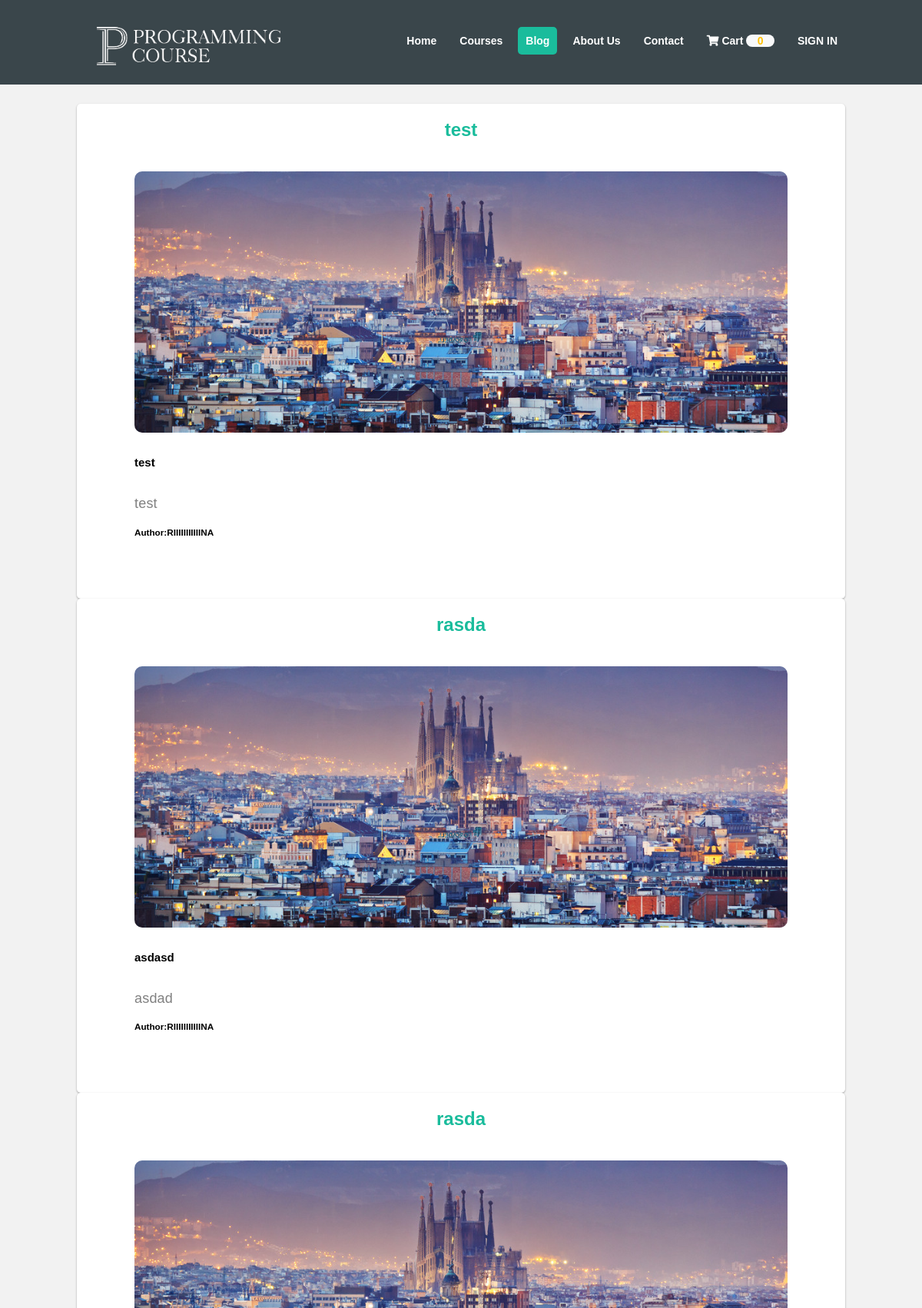
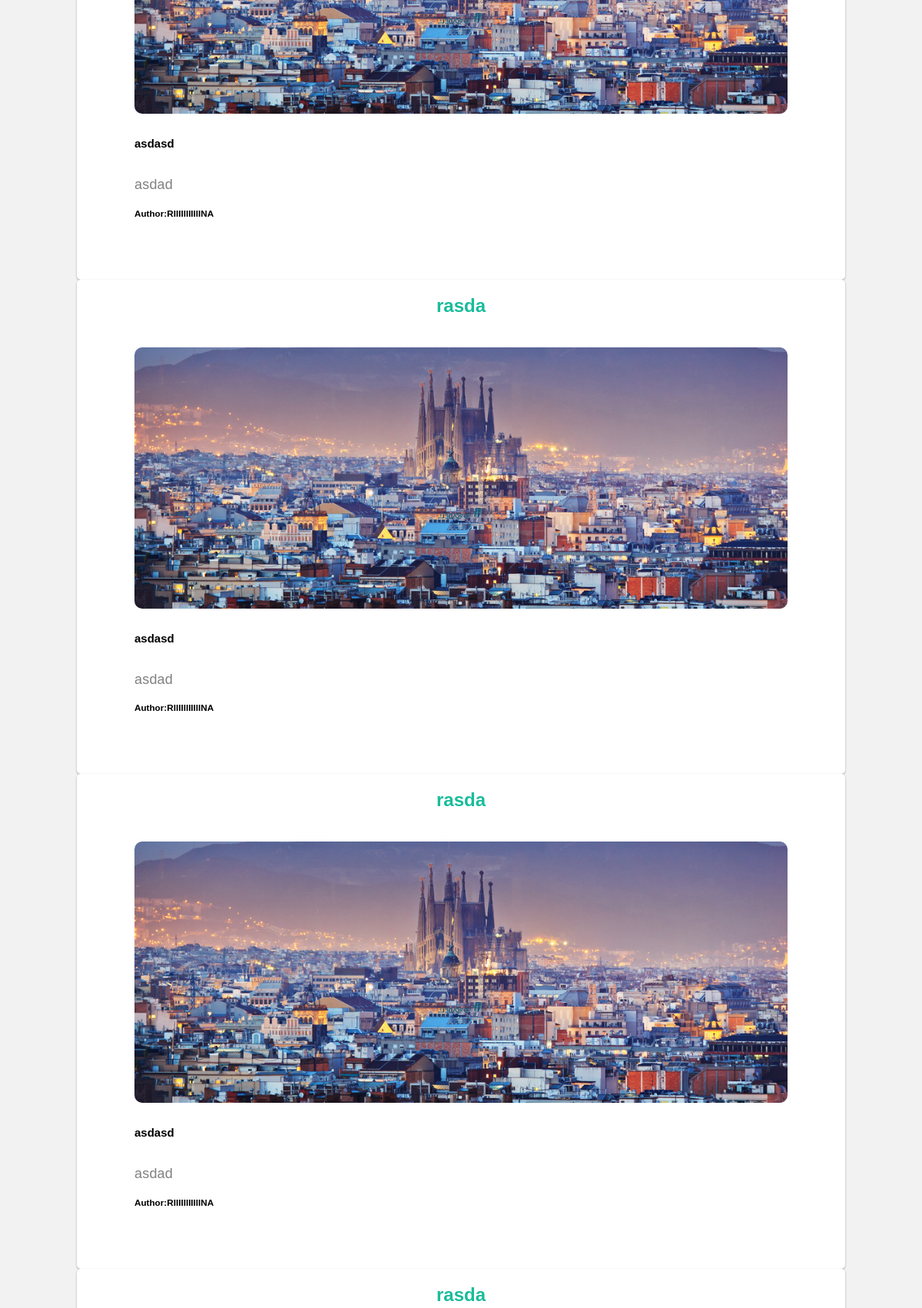
Screenshot of /blog.php (upper part) with the database file from the repository (2 pictures, top to bottom).
### tables this page shows
CREATE TABLE `blogs` (
  `ID` int(11) NOT NULL,
  `Name` varchar(100) NOT NULL,
  `Description` longtext NOT NULL,
  `Image` varchar(100) NOT NULL,
  `User_id` int(11) NOT NULL,
  `Titulli2` longtext NOT NULL
);

CREATE TABLE `user` (
  `ID` int(11) NOT NULL,
  `Name` varchar(50) NOT NULL,
  `Email` varchar(50) NOT NULL,
  `Password` varchar(20) NOT NULL,
  `isAdmin` tinyint(1) NOT NULL DEFAULT 0
);

### blog.php (the view, shortened to what this page needs)
<?php
$obj = new Connection();
$connection = $obj->getConnection();
$sql = "Select * from blogs;";
$result = mysqli_query($connection, $sql);
?>
<!DOCTYPE html>
<html lang="en">
<head>
    <link rel="stylesheet" href="css/blog.css">
    <link rel="stylesheet" href="https://cdnjs.cloudflare.com/ajax/libs/font-awesome/5.13.0/css/all.min.css" />
</head>
<body class="">
    <div id="header">
        <div class="header wrapper">
            <div class="logo">
                <a href="home.html">
                    <img src="imgs/pgcourse.png" alt="">
                </a>
            </div>
            <div class="navigation-menu">
                <ul class="Dynamic Contact">
                    <li id="HomeNav">
                        <a href="home.php">Home</a>
                    </li>
                    <li id="CoursesNav">
                        <a href="courses.php">Courses</a>
                    </li>
                    <li id="BlogNav">
                        <a href="blog.php">Blog</a>
                    </li>
                    <li id="AboutNav">
                        <a href="about.php">About Us</a>
                    </li>
                    <li id="ContactNav">
                        <a href="contact.php">Contact</a>
                    </li>
                    <li id="CartNav">
                        <a href="cart.php"><i class="fas fa-shopping-cart"></i> Cart
                        <?php
                        if (isset($_SESSION['cart'])){
                            $count = count($_SESSION['cart']);
                            echo "<span id=\"cart_count\" class=\"text light\">$count</span>";
                        }else{
                            echo "<span id=\"cart_count\" class=\"text light\">0</span>";
                        }
                        ?>
                        </a>
                    </li>
                    <li id="signin">
                        <a href="login.php">SIGN IN</a>
                    </li>
                </ul>
            </div>
        </div>
    </div>
<div class="wrapper extraLayout">
   <?php
    while($row=mysqli_fetch_array($result))
     {
        $sql2 = "Select name from user where id = '".$row['User_id']."'";
        $result1 = mysqli_query($connection, $sql2);
        $result2 = mysqli_fetch_array($result1);
    echo"<div class='dynamicPageInfo block'>
        <h1><strong>".$row['Name']."</strong></h1>
        <div class='row belief'>
            <div class='illustration'>
                <img src='".$row['Image']."' alt=''>
            </div>
            <div class=' description'>
                <div><h2><strong>".$row['Titulli2']."</strong></h2></div>
                <div><p>".$row['Description']."</p></div>
                <h3> Author:".$result2[0]."</h3>
            </div>
        </div>
    </div>";
    }
    ?>
</div>
</body>
</html>

### css/blog.css (style rules this page uses)
* { padding: 0; margin: 0; }
body { position: relative; font-size: 10px; background-color: #f2f2f2; font-family: sans-serif; }
#header { width: 100%; overflow: hidden; background-color: #3a464b; }
.header { margin-top: 20px; margin-bottom: 20px; }
.wrapper { margin: 25px auto; width: 1000px; position: relative; }
.logo { float: left; overflow: hidden; }
.logo a { display: block; height: 60px; margin-bottom: -10px; margin-left: 25px; margin-right: 10px; margin-top: 10px; width: 230px; }
a { outline: none; }
.logo a img { height: 50px; }
.navigation-menu { float: right; overflow: hidden; margin-top: 10px; font-size: 10px; }
.navigation-menu ul { list-style: none; overflow: hidden; }
.navigation-menu ul li { float: left; margin-left: 10px; overflow: hidden; cursor: pointer; }
#BlogNav { background-color: #1abc9c; border-radius: 5px; }
.wrapper:after { content: ""; display: table; clear: both; }
.navigation-menu ul li a { text-decoration: none; font-weight: bold; font-size: 1.4em; color: #fff; padding: 10px; display: inline-block; white-space: nowrap; }
#CartNav { font-weight: bold; color: #fff; }
#cart_count { text-align: center; padding: 0 0.9rem 0rem 0.9rem; border-radius: 3rem; }
.light { background-color: #f8f9fa!important; }
.text { color: #ffc107!important; }
.block { background-color: #fff; padding: 20px; border-radius: 5px; box-shadow: 0 1px 3px rgba(0,0,0,.12), 0 1px 2px rgba(0,0,0,.24); }
h1 { font-size: 2.4em; color: #000; }
.dynamicPageInfo p { color: #b4bbc2; font-size: 1.4em; line-height: 1.7; margin-bottom: 15px; margin-top: 15px; color: #3a464b; }
.dynamicPageInfo h1 { color: #1abc9c; }
.dynamicPageInfo h1 { text-align: center; }
.belief { padding-bottom: 60px; padding-top: 30px; }
.illustration { justify-content: center; display: flex; padding: 0 30px ; padding-top: 10px; }
.illustration img { width: 850px; border-radius: 10px; }
.description { padding: 0 55px; padding-top: 30px; }
.description h2 { padding-bottom: 1em; }
.description p { color: rgba(74,74,74,0.7); font-size: 1.125rem; letter-spacing: 0.2px; max-width: 850px; }

### rows the page displays
blogs: Name "test", Image (picture), Titulli2 "test", Description "test", User.Name "RIIIIIIIIIIINA"
blogs: Name "rasda", Image (picture), Titulli2 "asdasd", Description "asdad", User.Name "RIIIIIIIIIIINA"
blogs: Name "rasda", Image (picture), Titulli2 "asdasd", Description "asdad", User.Name "RIIIIIIIIIIINA"
blogs: Name "rasda", Image (picture), Titulli2 "asdasd", Description "asdad", User.Name "RIIIIIIIIIIINA"
blogs: Name "rasda", Image (picture), Titulli2 "asdasd", Description "asdad", User.Name "RIIIIIIIIIIINA"
blogs: Name "rasda"
